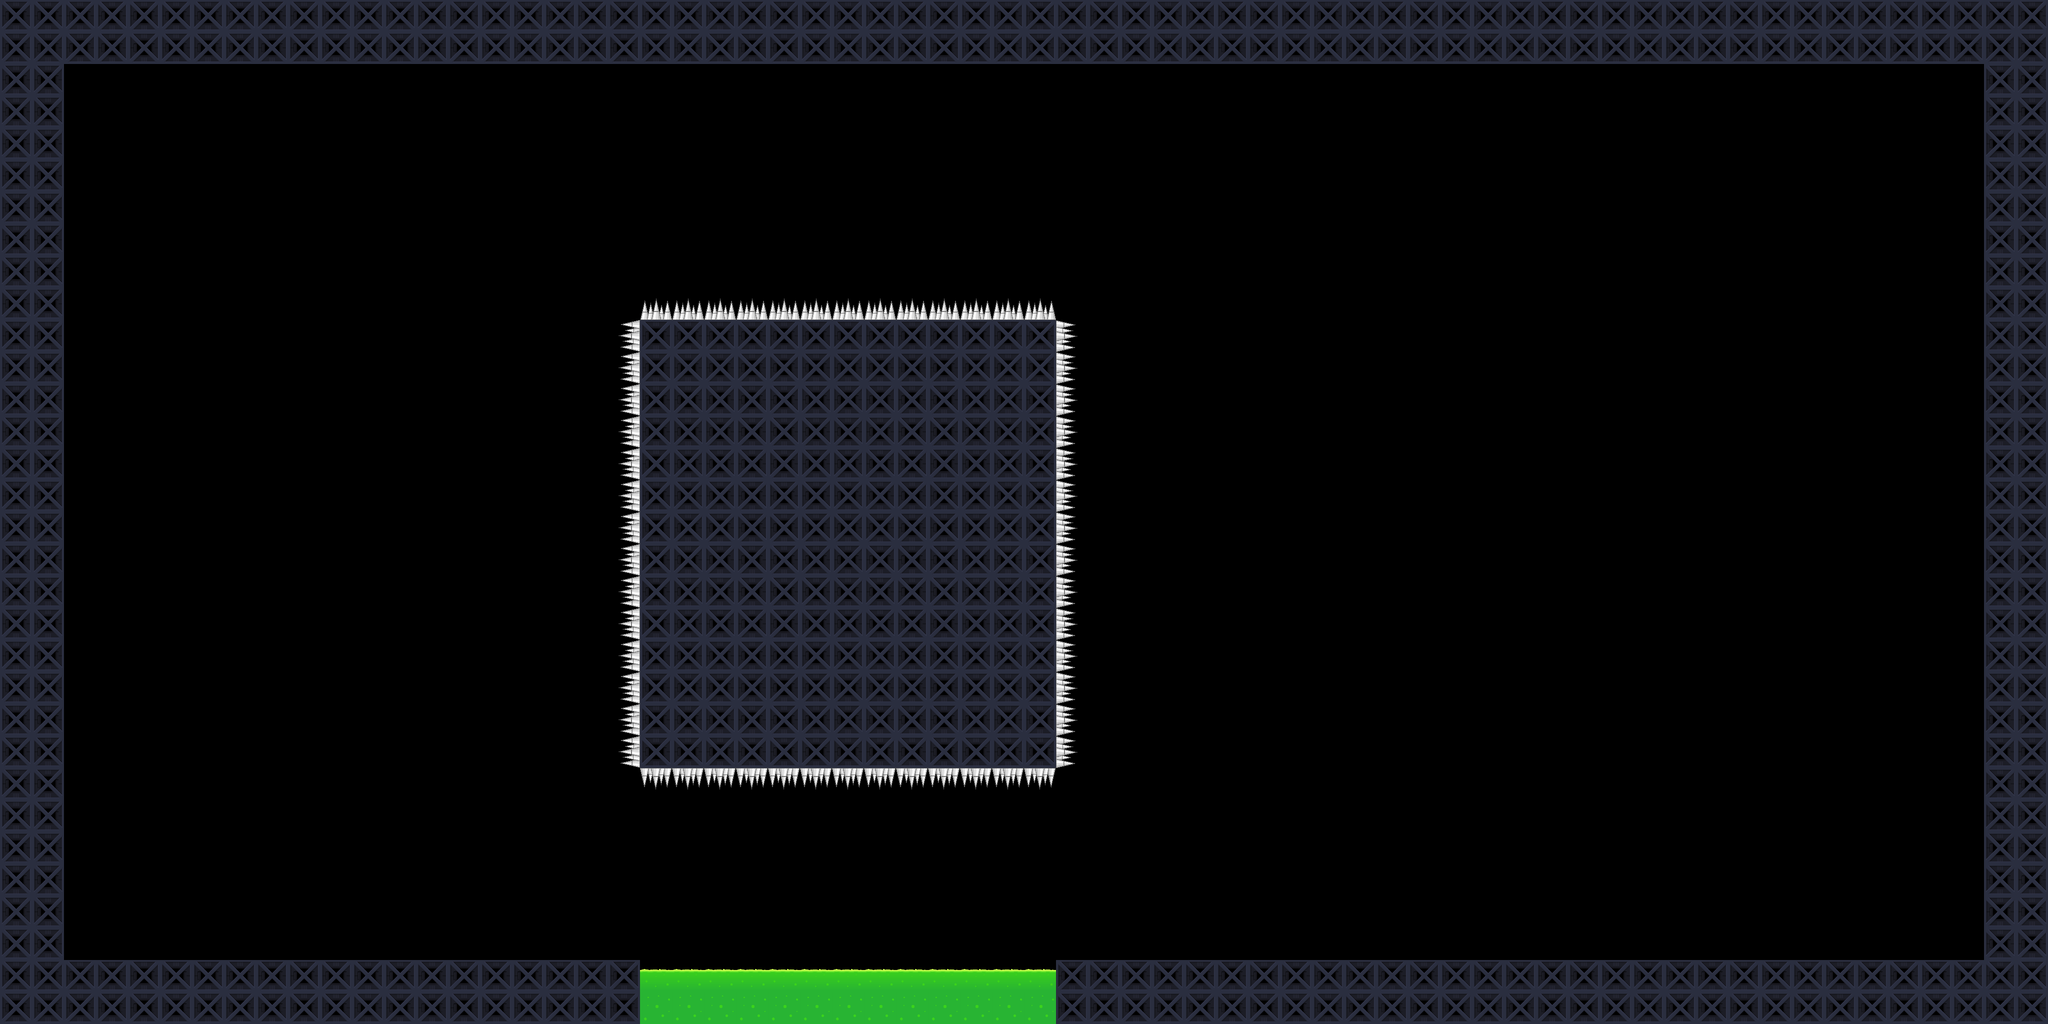

Rendered tile map (Tiled .tmx) drawn with the repository's tilesets; below, a short description and the full map source, tile grids included:
An orthogonal 64x32 tile map with 64x64 px tiles, 1 tile layer (Tile Layer 1).

<map version="1.2" tiledversion="1.2.3" orientation="orthogonal" renderorder="left-up" width="64" height="32" tilewidth="64" tileheight="64" infinite="0" nextlayerid="2" nextobjectid="1">
 <tileset firstgid="1" source="images.tsx" />
 <layer id="1" name="Tile Layer 1" width="64" height="32">
  <data encoding="csv">
47,47,47,47,47,47,47,47,47,47,47,47,47,47,47,47,47,47,47,47,47,47,47,47,47,47,47,47,47,47,47,47,47,47,47,47,47,47,47,47,47,47,47,47,47,47,47,47,47,47,47,47,47,47,47,47,47,47,47,47,47,47,47,47,
47,47,47,47,47,47,47,47,47,47,47,47,47,47,47,47,47,47,47,47,47,47,47,47,47,47,47,47,47,47,47,47,47,47,47,47,47,47,47,47,47,47,47,47,47,47,47,47,47,47,47,47,47,47,47,47,47,47,47,47,47,47,47,47,
47,47,0,0,0,0,0,0,0,0,0,0,0,0,0,0,0,0,0,0,0,0,0,0,0,0,0,0,0,0,0,0,0,0,0,0,0,0,0,0,0,0,0,0,0,0,0,0,0,0,0,0,0,0,0,0,0,0,0,0,0,0,47,47,
47,47,0,0,0,0,0,0,0,0,0,0,0,0,0,0,0,0,0,0,0,0,0,0,0,0,0,0,0,0,0,0,0,0,0,0,0,0,0,0,0,0,0,0,0,0,0,0,0,0,0,0,0,0,0,0,0,0,0,0,0,0,47,47,
47,47,0,0,0,0,0,0,0,0,0,0,0,0,0,0,0,0,0,0,0,0,0,0,0,0,0,0,0,0,0,0,0,0,0,0,0,0,0,0,0,0,0,0,0,0,0,0,0,0,0,0,0,0,0,0,0,0,0,0,0,0,47,47,
47,47,0,0,0,0,0,0,0,0,0,0,0,0,0,0,0,0,0,0,0,0,0,0,0,0,0,0,0,0,0,0,0,0,0,0,0,0,0,0,0,0,0,0,0,0,0,0,0,0,0,0,0,0,0,0,0,0,0,0,0,0,47,47,
47,47,0,0,0,0,0,0,0,0,0,0,0,0,0,0,0,0,0,0,0,0,0,0,0,0,0,0,0,0,0,0,0,0,0,0,0,0,0,0,0,0,0,0,0,0,0,0,0,0,0,0,0,0,0,0,0,0,0,0,0,0,47,47,
47,47,0,0,0,0,0,0,0,0,0,0,0,0,0,0,0,0,0,0,0,0,0,0,0,0,0,0,0,0,0,0,0,0,0,0,0,0,0,0,0,0,0,0,0,0,0,0,0,0,0,0,0,0,0,0,0,0,0,0,0,0,47,47,
47,47,0,0,0,0,0,0,0,0,0,0,0,0,0,0,0,0,0,0,0,0,0,0,0,0,0,0,0,0,0,0,0,0,0,0,0,0,0,0,0,0,0,0,0,0,0,0,0,0,0,0,0,0,0,0,0,0,0,0,0,0,47,47,
47,47,0,0,0,0,0,0,0,0,0,0,0,0,0,0,0,0,0,0,35,35,35,35,35,35,35,35,35,35,35,35,35,0,0,0,0,0,0,0,0,0,0,0,0,0,0,0,0,0,0,0,0,0,0,0,0,0,0,0,0,0,47,47,
47,47,0,0,0,0,0,0,0,0,0,0,0,0,0,0,0,0,0,32,47,47,47,47,47,47,47,47,47,47,47,47,47,33,0,0,0,0,0,0,0,0,0,0,0,0,0,0,0,0,0,0,0,0,0,0,0,0,0,0,0,0,47,47,
47,47,0,0,0,0,0,0,0,0,0,0,0,0,0,0,0,0,0,32,47,47,47,47,47,47,47,47,47,47,47,47,47,33,0,0,0,0,0,0,0,0,0,0,0,0,0,0,0,0,0,0,0,0,0,0,0,0,0,0,0,0,47,47,
47,47,0,0,0,0,0,0,0,0,0,0,0,0,0,0,0,0,0,32,47,47,47,47,47,47,47,47,47,47,47,47,47,33,0,0,0,0,0,0,0,0,0,0,0,0,0,0,0,0,0,0,0,0,0,0,0,0,0,0,0,0,47,47,
47,47,0,0,0,0,0,0,0,0,0,0,0,0,0,0,0,0,0,32,47,47,47,47,47,47,47,47,47,47,47,47,47,33,0,0,0,0,0,0,0,0,0,0,0,0,0,0,0,0,0,0,0,0,0,0,0,0,0,0,0,0,47,47,
47,47,0,0,0,0,0,0,0,0,0,0,0,0,0,0,0,0,0,32,47,47,47,47,47,47,47,47,47,47,47,47,47,33,0,0,0,0,0,0,0,0,0,0,0,0,0,0,0,0,0,0,0,0,0,0,0,0,0,0,0,0,47,47,
47,47,0,0,0,0,0,0,0,0,0,0,0,0,0,0,0,0,0,32,47,47,47,47,47,47,47,47,47,47,47,47,47,33,0,0,0,0,0,0,0,0,0,0,0,0,0,0,0,0,0,0,0,0,0,0,0,0,0,0,0,0,47,47,
47,47,0,0,0,0,0,0,0,0,0,0,0,0,0,0,0,0,0,32,47,47,47,47,47,47,47,47,47,47,47,47,47,33,0,0,0,0,0,0,0,0,0,0,0,0,0,0,0,0,0,0,0,0,0,0,0,0,0,0,0,0,47,47,
47,47,0,0,0,0,0,0,0,0,0,0,0,0,0,0,0,0,0,32,47,47,47,47,47,47,47,47,47,47,47,47,47,33,0,0,0,0,0,0,0,0,0,0,0,0,0,0,0,0,0,0,0,0,0,0,0,0,0,0,0,0,47,47,
47,47,0,0,0,0,0,0,0,0,0,0,0,0,0,0,0,0,0,32,47,47,47,47,47,47,47,47,47,47,47,47,47,33,0,0,0,0,0,0,0,0,0,0,0,0,0,0,0,0,0,0,0,0,0,0,0,0,0,0,0,0,47,47,
47,47,0,0,0,0,0,0,0,0,0,0,0,0,0,0,0,0,0,32,47,47,47,47,47,47,47,47,47,47,47,47,47,33,0,0,0,0,0,0,0,0,0,0,0,0,0,0,0,0,0,0,0,0,0,0,0,0,0,0,0,0,47,47,
47,47,0,0,0,0,0,0,0,0,0,0,0,0,0,0,0,0,0,32,47,47,47,47,47,47,47,47,47,47,47,47,47,33,0,0,0,0,0,0,0,0,0,0,0,0,0,0,0,0,0,0,0,0,0,0,0,0,0,0,0,0,47,47,
47,47,0,0,0,0,0,0,0,0,0,0,0,0,0,0,0,0,0,32,47,47,47,47,47,47,47,47,47,47,47,47,47,33,0,0,0,0,0,0,0,0,0,0,0,0,0,0,0,0,0,0,0,0,0,0,0,0,0,0,0,0,47,47,
47,47,0,0,0,0,0,0,0,0,0,0,0,0,0,0,0,0,0,32,47,47,47,47,47,47,47,47,47,47,47,47,47,33,0,0,0,0,0,0,0,0,0,0,0,0,0,0,0,0,0,0,0,0,0,0,0,0,0,0,0,0,47,47,
47,47,0,0,0,0,0,0,0,0,0,0,0,0,0,0,0,0,0,32,47,47,47,47,47,47,47,47,47,47,47,47,47,33,0,0,0,0,0,0,0,0,0,0,0,0,0,0,0,0,0,0,0,0,0,0,0,0,0,0,0,0,47,47,
47,47,0,0,0,0,0,0,0,0,0,0,0,0,0,0,0,0,0,0,34,34,34,34,34,34,34,34,34,34,34,34,34,0,0,0,0,0,0,0,0,0,0,0,0,0,0,0,0,0,0,0,0,0,0,0,0,0,0,0,0,0,47,47,
47,47,0,0,0,0,0,0,0,0,0,0,0,0,0,0,0,0,0,0,0,0,0,0,0,0,0,0,0,0,0,0,0,0,0,0,0,0,0,0,0,0,0,0,0,0,0,0,0,0,0,0,0,0,0,0,0,0,0,0,0,0,47,47,
47,47,0,0,0,0,0,0,0,0,0,0,0,0,0,0,0,0,0,0,0,0,0,0,0,0,0,0,0,0,0,0,0,0,0,0,0,0,0,0,0,0,0,0,0,0,0,0,0,0,0,0,0,0,0,0,0,0,0,0,0,0,47,47,
47,47,0,0,0,0,0,0,0,0,0,0,0,0,0,0,0,0,0,0,0,0,0,0,0,0,0,0,0,0,0,0,0,0,0,0,0,0,0,0,0,0,0,0,0,0,0,0,0,0,0,0,0,0,0,0,0,0,0,0,0,0,47,47,
47,47,0,0,0,0,0,0,0,0,0,0,0,0,0,0,0,0,0,0,0,0,0,0,0,0,0,0,0,0,0,0,0,0,0,0,0,0,0,0,0,0,0,0,0,0,0,0,0,0,0,0,0,0,0,0,0,0,0,0,0,0,47,47,
47,47,0,0,0,0,0,0,0,0,0,0,0,0,0,0,0,0,0,0,0,0,0,0,0,0,0,0,0,0,0,0,0,0,0,0,0,0,0,0,0,0,0,0,0,0,0,0,0,0,0,0,0,0,0,0,0,0,0,0,0,0,47,47,
47,47,47,47,47,47,47,47,47,47,47,47,47,47,47,47,47,47,47,47,2,2,2,2,2,2,2,2,2,2,2,2,2,47,47,47,47,47,47,47,47,47,47,47,47,47,47,47,47,47,47,47,47,47,47,47,47,47,47,47,47,47,47,47,
47,47,47,47,47,47,47,47,47,47,47,47,47,47,47,47,47,47,47,47,1,1,1,1,1,1,1,1,1,1,1,1,1,47,47,47,47,47,47,47,47,47,47,47,47,47,47,47,47,47,47,47,47,47,47,47,47,47,47,47,47,47,47,47
</data>
 </layer>
</map>
